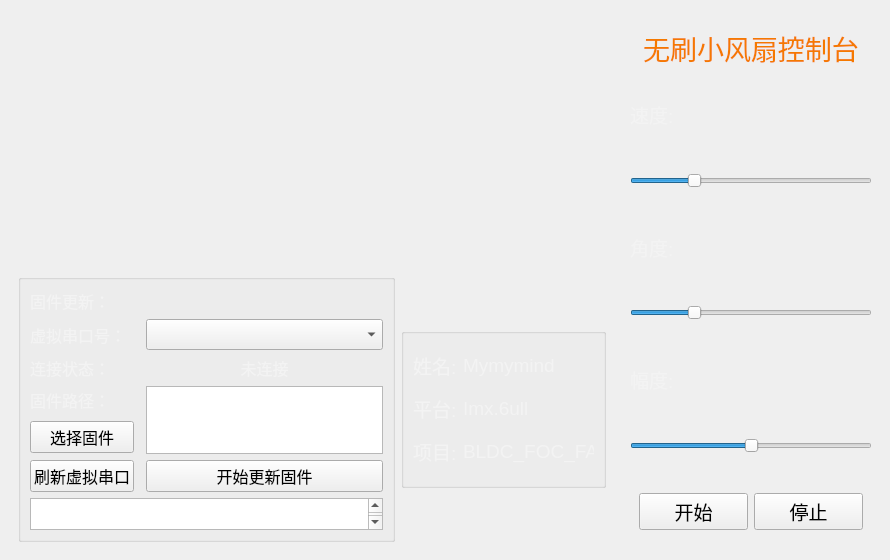
<?xml version="1.0" encoding="UTF-8"?>
<ui version="4.0">
 <class>MainWindow</class>
 <widget class="QMainWindow" name="MainWindow">
  <property name="windowModality">
   <enum>Qt::NonModal</enum>
  </property>
  <property name="geometry">
   <rect>
    <x>0</x>
    <y>0</y>
    <width>890</width>
    <height>560</height>
   </rect>
  </property>
  <property name="sizePolicy">
   <sizepolicy hsizetype="Ignored" vsizetype="Ignored">
    <horstretch>0</horstretch>
    <verstretch>0</verstretch>
   </sizepolicy>
  </property>
  <property name="minimumSize">
   <size>
    <width>200</width>
    <height>100</height>
   </size>
  </property>
  <property name="windowTitle">
   <string>BLDC_FAN</string>
  </property>
  <property name="toolButtonStyle">
   <enum>Qt::ToolButtonFollowStyle</enum>
  </property>
  <widget class="QWidget" name="centralwidget">
   <layout class="QGridLayout" name="gridLayout">
    <item row="0" column="0">
     <widget class="QWidget" name="widget" native="true">
      <layout class="QGridLayout" name="gridLayout_2">
       <item row="2" column="0">
        <layout class="QGridLayout" name="gridLayout_7">
         <item row="0" column="1">
          <widget class="QGroupBox" name="groupBox">
           <property name="sizePolicy">
            <sizepolicy hsizetype="Fixed" vsizetype="Fixed">
             <horstretch>0</horstretch>
             <verstretch>0</verstretch>
            </sizepolicy>
           </property>
           <property name="minimumSize">
            <size>
             <width>180</width>
             <height>160</height>
            </size>
           </property>
           <property name="font">
            <font>
             <pointsize>12</pointsize>
            </font>
           </property>
           <property name="title">
            <string/>
           </property>
           <layout class="QGridLayout" name="gridLayout_3">
            <item row="1" column="1">
             <widget class="QLabel" name="label_5">
              <property name="font">
               <font>
                <pointsize>14</pointsize>
               </font>
              </property>
              <property name="styleSheet">
               <string notr="true">color: rgb(243, 243, 243);</string>
              </property>
              <property name="text">
               <string>Imx.6ull</string>
              </property>
             </widget>
            </item>
            <item row="2" column="0">
             <widget class="QLabel" name="label_6">
              <property name="sizePolicy">
               <sizepolicy hsizetype="Fixed" vsizetype="Fixed">
                <horstretch>0</horstretch>
                <verstretch>0</verstretch>
               </sizepolicy>
              </property>
              <property name="font">
               <font>
                <pointsize>14</pointsize>
               </font>
              </property>
              <property name="styleSheet">
               <string notr="true">color: rgb(243, 243, 243);</string>
              </property>
              <property name="text">
               <string>项目:</string>
              </property>
             </widget>
            </item>
            <item row="2" column="1">
             <widget class="QLabel" name="label_7">
              <property name="font">
               <font>
                <pointsize>14</pointsize>
               </font>
              </property>
              <property name="styleSheet">
               <string notr="true">color: rgb(243, 243, 243);</string>
              </property>
              <property name="text">
               <string>BLDC_FOC_FAN</string>
              </property>
             </widget>
            </item>
            <item row="1" column="0">
             <widget class="QLabel" name="label_4">
              <property name="sizePolicy">
               <sizepolicy hsizetype="Fixed" vsizetype="Fixed">
                <horstretch>0</horstretch>
                <verstretch>0</verstretch>
               </sizepolicy>
              </property>
              <property name="font">
               <font>
                <pointsize>14</pointsize>
               </font>
              </property>
              <property name="styleSheet">
               <string notr="true">color: rgb(243, 243, 243);</string>
              </property>
              <property name="text">
               <string>平台:</string>
              </property>
             </widget>
            </item>
            <item row="0" column="1">
             <widget class="QLabel" name="label_3">
              <property name="font">
               <font>
                <pointsize>14</pointsize>
               </font>
              </property>
              <property name="styleSheet">
               <string notr="true">color: rgb(243, 243, 243);</string>
              </property>
              <property name="text">
               <string>Mymymind</string>
              </property>
             </widget>
            </item>
            <item row="0" column="0">
             <widget class="QLabel" name="label_2">
              <property name="sizePolicy">
               <sizepolicy hsizetype="Fixed" vsizetype="Fixed">
                <horstretch>0</horstretch>
                <verstretch>0</verstretch>
               </sizepolicy>
              </property>
              <property name="font">
               <font>
                <pointsize>14</pointsize>
               </font>
              </property>
              <property name="styleSheet">
               <string notr="true">color: rgb(243, 243, 243);</string>
              </property>
              <property name="text">
               <string>姓名:</string>
              </property>
             </widget>
            </item>
           </layout>
          </widget>
         </item>
         <item row="0" column="0">
          <widget class="QGroupBox" name="groupBox_2">
           <property name="minimumSize">
            <size>
             <width>220</width>
             <height>160</height>
            </size>
           </property>
           <property name="font">
            <font>
             <family>宋体</family>
             <pointsize>12</pointsize>
            </font>
           </property>
           <property name="styleSheet">
            <string notr="true"/>
           </property>
           <property name="title">
            <string/>
           </property>
           <layout class="QGridLayout" name="gridLayout_8">
            <item row="1" column="0">
             <widget class="QLabel" name="label_12">
              <property name="font">
               <font>
                <family>宋体</family>
                <pointsize>12</pointsize>
               </font>
              </property>
              <property name="styleSheet">
               <string notr="true">color: rgb(243, 243, 243);</string>
              </property>
              <property name="text">
               <string>虚拟串口号：</string>
              </property>
             </widget>
            </item>
            <item row="2" column="0">
             <widget class="QLabel" name="label_13">
              <property name="font">
               <font>
                <family>宋体</family>
                <pointsize>12</pointsize>
               </font>
              </property>
              <property name="styleSheet">
               <string notr="true">color: rgb(243, 243, 243);</string>
              </property>
              <property name="text">
               <string>连接状态：</string>
              </property>
             </widget>
            </item>
            <item row="2" column="2">
             <widget class="QLabel" name="label_SerialPortState">
              <property name="font">
               <font>
                <family>宋体</family>
                <pointsize>12</pointsize>
               </font>
              </property>
              <property name="styleSheet">
               <string notr="true">color: rgb(243, 243, 243);</string>
              </property>
              <property name="text">
               <string>未连接</string>
              </property>
              <property name="alignment">
               <set>Qt::AlignCenter</set>
              </property>
             </widget>
            </item>
            <item row="1" column="2">
             <widget class="QComboBox" name="comboBox_SerialPorts"/>
            </item>
            <item row="5" column="2">
             <widget class="QPushButton" name="pushButton_UpdateFirmware">
              <property name="text">
               <string>开始更新固件</string>
              </property>
             </widget>
            </item>
            <item row="4" column="0">
             <widget class="QPushButton" name="pushButton_SelectFirmware">
              <property name="font">
               <font>
                <family>宋体</family>
               </font>
              </property>
              <property name="text">
               <string>选择固件</string>
              </property>
             </widget>
            </item>
            <item row="3" column="0">
             <widget class="QLabel" name="label_15">
              <property name="sizePolicy">
               <sizepolicy hsizetype="Preferred" vsizetype="Fixed">
                <horstretch>0</horstretch>
                <verstretch>0</verstretch>
               </sizepolicy>
              </property>
              <property name="font">
               <font>
                <family>宋体</family>
                <pointsize>12</pointsize>
               </font>
              </property>
              <property name="styleSheet">
               <string notr="true">color: rgb(243, 243, 243);</string>
              </property>
              <property name="text">
               <string>固件路径：</string>
              </property>
             </widget>
            </item>
            <item row="6" column="0" colspan="3">
             <widget class="QTextEdit" name="textEdit">
              <property name="minimumSize">
               <size>
                <width>0</width>
                <height>32</height>
               </size>
              </property>
             </widget>
            </item>
            <item row="0" column="0" colspan="3">
             <widget class="QLabel" name="label_Version">
              <property name="font">
               <font>
                <family>宋体</family>
                <pointsize>12</pointsize>
               </font>
              </property>
              <property name="styleSheet">
               <string notr="true">color: rgb(243, 243, 243);</string>
              </property>
              <property name="text">
               <string>固件更新：</string>
              </property>
             </widget>
            </item>
            <item row="5" column="0">
             <widget class="QPushButton" name="pushButton_RefreshSerialPorts">
              <property name="text">
               <string>刷新虚拟串口</string>
              </property>
             </widget>
            </item>
            <item row="3" column="2" rowspan="2">
             <widget class="QTextEdit" name="textEdit_Firmware">
              <property name="sizePolicy">
               <sizepolicy hsizetype="Expanding" vsizetype="Preferred">
                <horstretch>0</horstretch>
                <verstretch>0</verstretch>
               </sizepolicy>
              </property>
             </widget>
            </item>
           </layout>
          </widget>
         </item>
        </layout>
       </item>
       <item row="1" column="0">
        <layout class="QGridLayout" name="gridLayout_9">
         <item row="0" column="0">
          <widget class="QLabel" name="label">
           <property name="sizePolicy">
            <sizepolicy hsizetype="Maximum" vsizetype="Maximum">
             <horstretch>0</horstretch>
             <verstretch>0</verstretch>
            </sizepolicy>
           </property>
           <property name="minimumSize">
            <size>
             <width>250</width>
             <height>250</height>
            </size>
           </property>
           <property name="maximumSize">
            <size>
             <width>250</width>
             <height>250</height>
            </size>
           </property>
           <property name="layoutDirection">
            <enum>Qt::LeftToRight</enum>
           </property>
           <property name="text">
            <string/>
           </property>
           <property name="alignment">
            <set>Qt::AlignCenter</set>
           </property>
          </widget>
         </item>
        </layout>
       </item>
      </layout>
     </widget>
    </item>
    <item row="0" column="2">
     <widget class="QWidget" name="widget_2" native="true">
      <property name="minimumSize">
       <size>
        <width>260</width>
        <height>200</height>
       </size>
      </property>
      <layout class="QGridLayout" name="gridLayout_4">
       <item row="2" column="0" colspan="6">
        <widget class="QSlider" name="horizontalSlider">
         <property name="sizePolicy">
          <sizepolicy hsizetype="Preferred" vsizetype="Preferred">
           <horstretch>0</horstretch>
           <verstretch>0</verstretch>
          </sizepolicy>
         </property>
         <property name="mouseTracking">
          <bool>true</bool>
         </property>
         <property name="styleSheet">
          <string notr="true"/>
         </property>
         <property name="maximum">
          <number>20</number>
         </property>
         <property name="pageStep">
          <number>0</number>
         </property>
         <property name="sliderPosition">
          <number>5</number>
         </property>
         <property name="tracking">
          <bool>true</bool>
         </property>
         <property name="orientation">
          <enum>Qt::Horizontal</enum>
         </property>
         <property name="invertedAppearance">
          <bool>false</bool>
         </property>
         <property name="invertedControls">
          <bool>false</bool>
         </property>
         <property name="tabletTracking" stdset="0">
          <bool>true</bool>
         </property>
        </widget>
       </item>
       <item row="1" column="0">
        <widget class="QLabel" name="label_8">
         <property name="font">
          <font>
           <pointsize>14</pointsize>
          </font>
         </property>
         <property name="styleSheet">
          <string notr="true">color: rgb(243, 243, 243);</string>
         </property>
         <property name="text">
          <string>速度:</string>
         </property>
        </widget>
       </item>
       <item row="0" column="0" colspan="6">
        <widget class="QLabel" name="label_11">
         <property name="sizePolicy">
          <sizepolicy hsizetype="Minimum" vsizetype="Preferred">
           <horstretch>0</horstretch>
           <verstretch>0</verstretch>
          </sizepolicy>
         </property>
         <property name="minimumSize">
          <size>
           <width>120</width>
           <height>0</height>
          </size>
         </property>
         <property name="font">
          <font>
           <family>Ubuntu</family>
           <pointsize>20</pointsize>
          </font>
         </property>
         <property name="layoutDirection">
          <enum>Qt::LeftToRight</enum>
         </property>
         <property name="styleSheet">
          <string notr="true">color: rgb(245, 121, 0);</string>
         </property>
         <property name="text">
          <string>无刷小风扇控制台</string>
         </property>
         <property name="alignment">
          <set>Qt::AlignCenter</set>
         </property>
        </widget>
       </item>
       <item row="4" column="0" colspan="6">
        <widget class="QSlider" name="horizontalSlider_2">
         <property name="sizePolicy">
          <sizepolicy hsizetype="Preferred" vsizetype="Preferred">
           <horstretch>0</horstretch>
           <verstretch>0</verstretch>
          </sizepolicy>
         </property>
         <property name="mouseTracking">
          <bool>true</bool>
         </property>
         <property name="maximum">
          <number>4000</number>
         </property>
         <property name="pageStep">
          <number>0</number>
         </property>
         <property name="sliderPosition">
          <number>1000</number>
         </property>
         <property name="tracking">
          <bool>true</bool>
         </property>
         <property name="orientation">
          <enum>Qt::Horizontal</enum>
         </property>
         <property name="tabletTracking" stdset="0">
          <bool>true</bool>
         </property>
        </widget>
       </item>
       <item row="6" column="0" colspan="6">
        <widget class="QSlider" name="horizontalSlider_3">
         <property name="sizePolicy">
          <sizepolicy hsizetype="Preferred" vsizetype="Preferred">
           <horstretch>0</horstretch>
           <verstretch>0</verstretch>
          </sizepolicy>
         </property>
         <property name="mouseTracking">
          <bool>true</bool>
         </property>
         <property name="styleSheet">
          <string notr="true"/>
         </property>
         <property name="maximum">
          <number>4000</number>
         </property>
         <property name="pageStep">
          <number>0</number>
         </property>
         <property name="sliderPosition">
          <number>2000</number>
         </property>
         <property name="tracking">
          <bool>true</bool>
         </property>
         <property name="orientation">
          <enum>Qt::Horizontal</enum>
         </property>
         <property name="tabletTracking" stdset="0">
          <bool>true</bool>
         </property>
        </widget>
       </item>
       <item row="3" column="0">
        <widget class="QLabel" name="label_9">
         <property name="font">
          <font>
           <pointsize>14</pointsize>
          </font>
         </property>
         <property name="styleSheet">
          <string notr="true">color: rgb(243, 243, 243);</string>
         </property>
         <property name="text">
          <string>角度:</string>
         </property>
        </widget>
       </item>
       <item row="5" column="0">
        <widget class="QLabel" name="label_10">
         <property name="font">
          <font>
           <pointsize>14</pointsize>
          </font>
         </property>
         <property name="styleSheet">
          <string notr="true">color: rgb(243, 243, 243);</string>
         </property>
         <property name="text">
          <string>幅度:</string>
         </property>
        </widget>
       </item>
       <item row="7" column="0" colspan="6">
        <widget class="QWidget" name="widget_3" native="true">
         <property name="sizePolicy">
          <sizepolicy hsizetype="Preferred" vsizetype="Preferred">
           <horstretch>0</horstretch>
           <verstretch>0</verstretch>
          </sizepolicy>
         </property>
         <layout class="QGridLayout" name="gridLayout_5">
          <item row="0" column="0">
           <widget class="QPushButton" name="pushButton_Start">
            <property name="font">
             <font>
              <pointsize>14</pointsize>
             </font>
            </property>
            <property name="styleSheet">
             <string notr="true"/>
            </property>
            <property name="text">
             <string>开始</string>
            </property>
           </widget>
          </item>
          <item row="0" column="1">
           <widget class="QPushButton" name="pushButton_Stop">
            <property name="font">
             <font>
              <pointsize>14</pointsize>
             </font>
            </property>
            <property name="styleSheet">
             <string notr="true"/>
            </property>
            <property name="text">
             <string>停止</string>
            </property>
           </widget>
          </item>
         </layout>
        </widget>
       </item>
      </layout>
     </widget>
    </item>
   </layout>
  </widget>
  <widget class="QMenuBar" name="menuBar">
   <property name="geometry">
    <rect>
     <x>0</x>
     <y>0</y>
     <width>890</width>
     <height>23</height>
    </rect>
   </property>
  </widget>
 </widget>
 <resources/>
 <connections/>
</ui>
